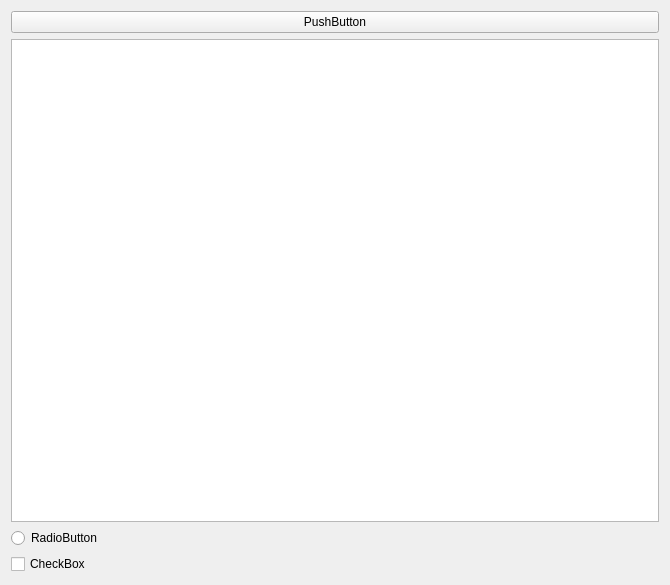
<?xml version="1.0" encoding="UTF-8"?>
<ui version="4.0">
 <author>Jean Bilheux</author>
 <class>MyTab1</class>
 <widget class="QWidget" name="MyTab1">
  <property name="geometry">
   <rect>
    <x>0</x>
    <y>0</y>
    <width>670</width>
    <height>585</height>
   </rect>
  </property>
  <property name="windowTitle">
   <string>Form</string>
  </property>
  <property name="toolTip">
   <string>&lt;html&gt;&lt;head/&gt;&lt;body&gt;&lt;p&gt;My custom tab1&lt;/p&gt;&lt;/body&gt;&lt;/html&gt;</string>
  </property>
  <layout class="QVBoxLayout" name="verticalLayout">
   <item>
    <widget class="QPushButton" name="pushButton">
     <property name="text">
      <string>PushButton</string>
     </property>
    </widget>
   </item>
   <item>
    <widget class="QTextEdit" name="textEdit"/>
   </item>
   <item>
    <widget class="QRadioButton" name="radioButton">
     <property name="text">
      <string>RadioButton</string>
     </property>
    </widget>
   </item>
   <item>
    <widget class="QCheckBox" name="checkBox">
     <property name="text">
      <string>CheckBox</string>
     </property>
    </widget>
   </item>
  </layout>
 </widget>
 <resources/>
 <connections/>
 <slots>
  <slot>button_clicked()</slot>
 </slots>
</ui>
